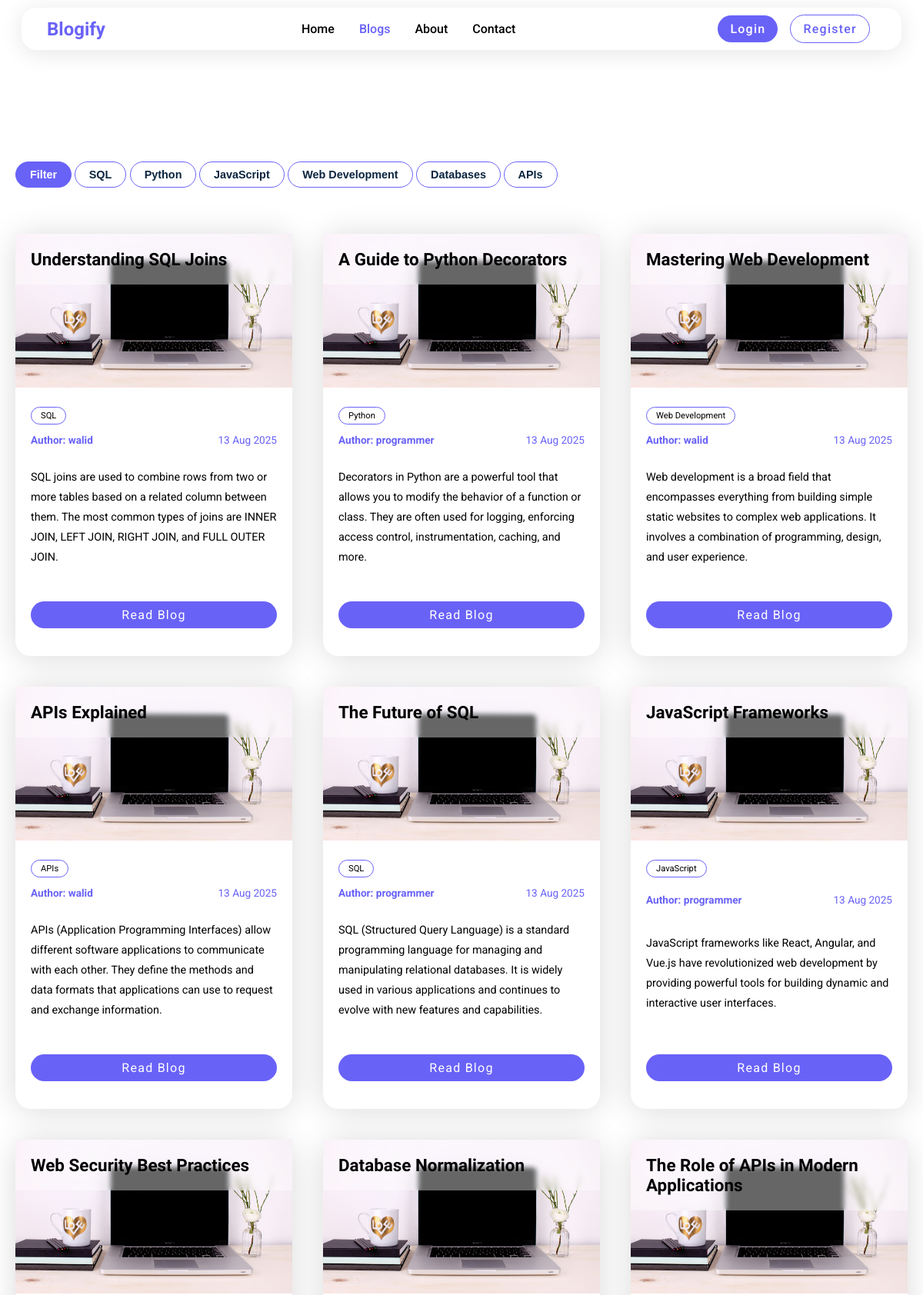
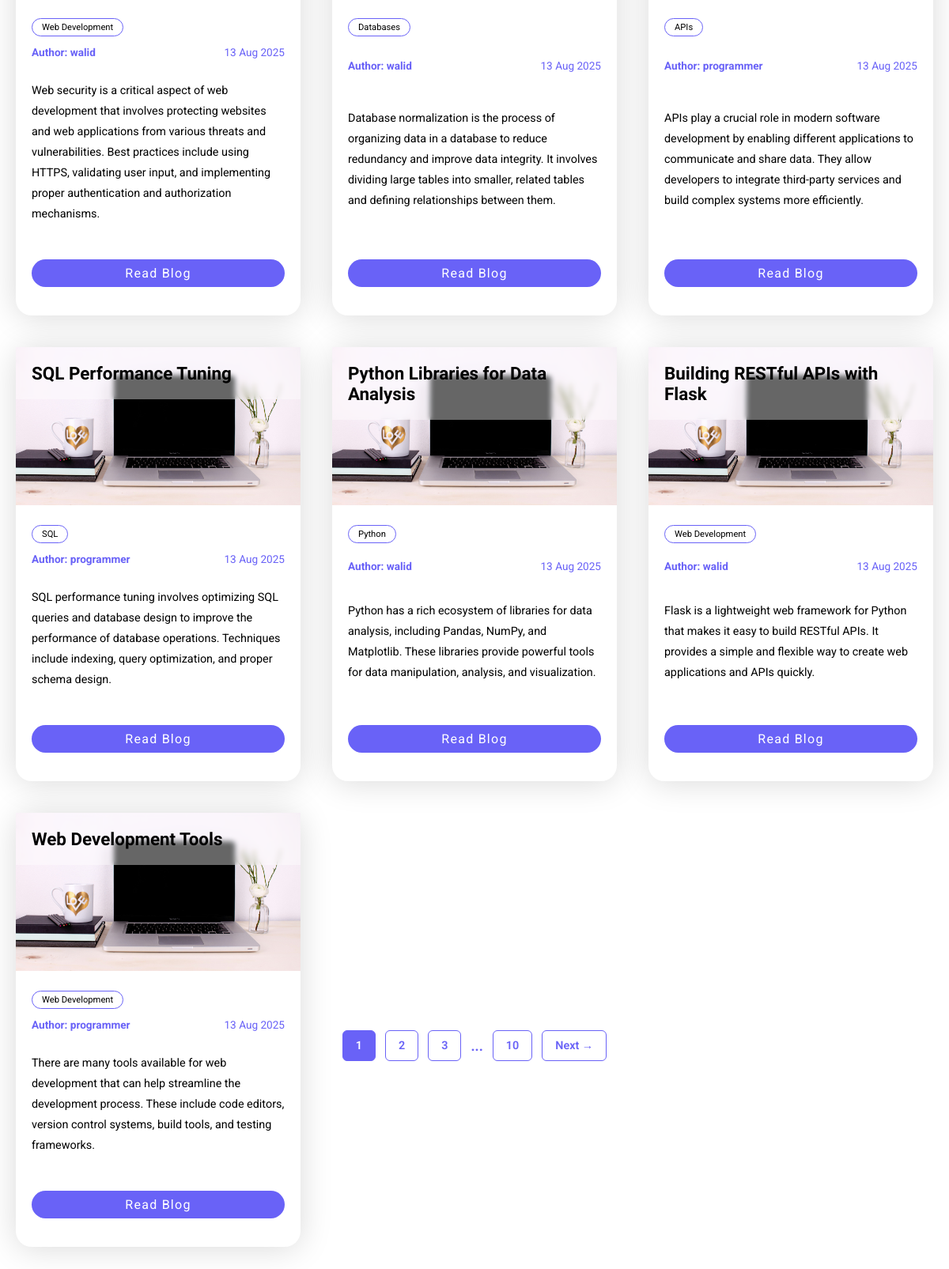
Screenshot of /blog.php with the database file from the repository (2 pictures, top to bottom).
### tables this page shows
CREATE TABLE IF NOT EXISTS categories (
                                          id INT AUTO_INCREMENT PRIMARY KEY,
                                          name VARCHAR(100) NOT NULL UNIQUE,
                                          created_at TIMESTAMP DEFAULT CURRENT_TIMESTAMP
);

CREATE TABLE IF NOT EXISTS blogs (
                                     id INT AUTO_INCREMENT PRIMARY KEY,
                                     title VARCHAR(255) NOT NULL,
                                     content TEXT NOT NULL,
                                     author_id INT NOT NULL,
                                     is_published BOOLEAN DEFAULT FALSE,
                                     created_at TIMESTAMP DEFAULT CURRENT_TIMESTAMP,
                                     updated_at TIMESTAMP DEFAULT CURRENT_TIMESTAMP ON UPDATE CURRENT_TIMESTAMP,
                                     FOREIGN KEY (author_id) REFERENCES users(id) ON DELETE CASCADE
);

CREATE TABLE IF NOT EXISTS users (
                                     id INT AUTO_INCREMENT PRIMARY KEY,
                                     username VARCHAR(50) NOT NULL UNIQUE,
                                     email VARCHAR(100) NOT NULL UNIQUE,
                                     password VARCHAR(255) NOT NULL,
                                     admin BOOLEAN NOT NULL DEFAULT 0,
                                     is_active BOOLEAN NOT NULL DEFAULT 1,
                                     created_at TIMESTAMP DEFAULT CURRENT_TIMESTAMP

);

### includes/helpers.php (called while the page is built, shortened)
<?php
function activeLink($pageName) {
    $currentPage = basename($_SERVER["SCRIPT_FILENAME"]);
    return $currentPage === $pageName ? "active" : "";
}
function isLoggedIn() {
    return isset($_SESSION["logged_in"]) && $_SESSION["logged_in"] === true;
}
function day_month_year($date) {
    $timestamp = strtotime($date);
    return date('d M Y', $timestamp);
}

### controllers/blogController.php (called while the page is built, shortened)
<?php
require_once __DIR__ . '/../includes/helpers.php';
require_once __DIR__ . '/../models/blog.php';
class BlogController {
    private $blogModel;
    public function __construct() {
        $this->blogModel = new Blog();
    }
    public function index() {
        if (!isLoggedIn() || isAdmin()) {
            $blogs = $this->blogModel->getAllBlogsWithCategories();
        } else {
            $blogs = $this->blogModel->getBlogsWithCategoriesByAuthor($_SESSION['user_id']);
            $totalBlogs = $this->blogModel->getBlogStatusCountsByAuthor($_SESSION['user_id']);
        }
        $categories = $this->blogModel->getCategories();
        require __DIR__ . '/../view/blogsView.php';
    }
}

### config/database.php (called while the page is built, shortened)
<?php
class Database {
    private $host;
    private $user;
    private $password;
    private $dbname;
    private $pdo;
    public function __construct($autoSetup = false) {
        $this->host = $_ENV['DB_HOST'];
        $this->user = $_ENV['DB_USER'];
        $this->password = $_ENV['DB_PASS'];
        $this->dbname = $_ENV['DB_NAME'];
    }
    private function connect() {
        $dsn = "mysql:host={$this->host};dbname={$this->dbname};charset=utf8mb4";
        try {
            $this->pdo = new PDO($dsn, $this->user, $this->password);
            $this->pdo->setAttribute(PDO::ATTR_ERRMODE, PDO::ERRMODE_EXCEPTION);
        } catch (PDOException $e) {
            die("Connection failed: " . $e->getMessage());
        }
    }
    public function getConnection() {
        return $this->pdo;
    }
}

### models/blog.php (called while the page is built, shortened)
<?php
require_once __DIR__ . '/../config/database.php';
class Blog {
    private $pdo;
    public function __construct() {
        $db = new Database();
        $this->pdo  = $db->getConnection();
    }
    public function getAllBlogsWithCategories() {
        $query = "SELECT b.id, b.title, b.content, b.author_id, b.created_at, b.updated_at, b.is_published, u.username,
        GROUP_CONCAT(c.name ORDER BY c.name SEPARATOR ', ') AS category_names
        FROM blogs b
            LEFT JOIN blog_categories bc ON b.id = bc.blog_id
            LEFT JOIN categories c ON bc.category_id = c.id
            LEFT JOIN users u ON b.author_id = u.id
        WHERE b.is_published = 1
        GROUP BY b.id, b.title, b.content, b.author_id, b.created_at, b.updated_at, b.is_published, u.username
        ORDER BY b.created_at DESC";
        return $this->pdo->query($query)->fetchAll(PDO::FETCH_ASSOC);
    }
    public function getCategories() {
        $query = "SELECT * FROM categories";
        return $this->pdo->query($query)->fetchAll(PDO::FETCH_ASSOC);
    }
}

### view/blogsView.php (the view, shortened to what this page needs)
<div class="container">
    <div class="blog-page">
        <?php if (!empty($blogs)): ?>
            <div class="filter-bar">
                    <div class="filters">
                        <button class="filter-btn active">Filter</button>
                        <?php foreach ($categories as $category): ?>
                            <button class="filter-btn"><?php echo htmlspecialchars($category['name']); ?></button>
                        <?php endforeach; ?>
                    </div>
            </div>
            <div class="blogs-wrapper">
                    <?php foreach ($blogs as $blog): ?>
                        <div class="blog" id="blogCard">
                            <img src="/assets/images/laptop.jpg" alt="Blog Post Image">
                            <div class="content">
                                <h2><?php echo htmlspecialchars($blog['title']); ?></h2>
                                <div class="tags">
                                    <?php if (!empty($blog['category_names'])): ?>
                                        <?php foreach (explode(', ', $blog['category_names']) as $cat): ?>
                                            <span class="tag"><?php echo htmlspecialchars($cat); ?></span>
                                        <?php endforeach; ?>
                                    <?php else: ?>
                                        <span class="tag">Uncategorized</span>
                                    <?php endif; ?>
                                </div>
                                <div class="author">
                                    <span class="author-name">Author: <?php echo htmlspecialchars($blog['username']); ?></span>
                                    <span class="created-date"><?php echo day_month_year($blog['created_at']); ?></span>
                                </div>
                                <p><?php echo $blog['content']; ?></p>
                                <?php if(isLoggedIn() && !isAdmin()):?>
                                    <div class="blog-footer">
                                        <button class="primary-button">
                                            Read Blog
                                        </button>
                                        <form method="POST" action="/blog.php" class="publish-form">
                                            <input type="hidden" name="blog_id" value="<?php echo $blog['id']; ?>">
                                            <input type="hidden" name="is_published" value="<?php echo $blog['is_published'] ? '0' : '1'; ?>">
                                            <button name="update_blog" type="submit"
                                                    class="status-btn  <?php echo $blog['is_published'] ? 'published' : 'pending'; ?>"
                                                    data-current="<?php echo $blog['is_published'] ? 'published' : 'pending'; ?>">
                                                <?php echo $blog['is_published'] ? 'Published' : 'Pending'; ?>
                                            </button>
                                        </form>
                                    </div>
                                <?php elseif(!isLoggedIn() || isAdmin()):?>
                                    <button class="primary-button with-icon">
                                        Read Blog
                                    </button>
                                <?php endif;?>
                            </div>
                        </div>
                    <?php endforeach; ?>
                    <div class="pagination">
                        <a href="#" class="page-link active">1</a>
                        <a href="#" class="page-link">2</a>
                        <a href="#" class="page-link">3</a>
                        <span class="dots">...</span>
                        <a href="#" class="page-link">10</a>
                        <a href="#" class="next-btn">Next →</a>
                    </div>
            </div>
        <?php else: ?>
            <?php include __DIR__ . '/../components/emptyPage.php'; ?>
        <?php endif; ?>
    </div>
</div>

### components/header.php (shortened to what this page needs)
<!DOCTYPE html>
<html lang="en">
<head>
    <link rel="stylesheet" href="https://cdnjs.cloudflare.com/ajax/libs/font-awesome/6.5.0/css/all.min.css">
    <link rel="stylesheet" href="assets/css/main.css?v=<?php echo time(); ?>">
</head>
<body>
<?php include "navigation.php"; ?>

### components/navigation.php (shortened to what this page needs)
<nav class="navbar">
    <a href="/index.php" class="logo">Blogify</a>
    <ul class="menu">
        <?php if (isLoggedIn() && !isAdmin()) : ?>
            <li><a class="<?php echo activeLink('todo.php') ?>" href="/todo.php">Planner</a></li>
            <li><a class="<?php echo activeLink('blog.php') ?>" href="/blog.php">Blogs</a></li>
        <?php elseif (isLoggedIn() && isAdmin()) : ?>
            <li><a class="<?php echo activeLink('todo.php') ?>" href="/todo.php">Planner</a></li>
            <li><a class="<?php echo activeLink('blog.php') ?>" href="/blog.php">Blogs</a></li>
            <li><a class="<?php echo activeLink('users.php') ?>" href="/users.php">Users</a></li>
        <?php else : ?>
            <li><a class="<?php echo activeLink('index.php') ?>" href="/index.php">Home</a></li>
            <li><a class="<?php echo activeLink('blog.php') ?>" href="/blog.php">Blogs</a></li>
            <li><a href="/about">About</a></li>
            <li><a class="<?php echo activeLink('contact.php') ?>" href="/contact.php">Contact</a></li>
        <?php endif; ?>
    </ul>
    <div class="nav-right">
        <?php if (isLoggedIn()) : ?>
            <a class="user-btn" href="/profile.php"><i class="fa-solid fa-user fa-fw"></i></a>
            <a class="<?php echo activeLink('logout.php') ?> primary-button nav-btn with-icon" href="/logout.php">Logout <i class="fa-solid fa-arrow-right-from-bracket"></i></a>
        <?php else : ?>
            <a class="<?php echo activeLink('login.php') ?> primary-button nav-btn" href="/login.php">Login</a>
            <a class="<?php echo activeLink('register.php') ?> secondary-button nav-btn" href="/register.php">Register</a>
        <?php endif; ?>
    </div>
</nav>

### blog.php
<?php
require_once __DIR__ . '/controllers/blogController.php';
include "components/header.php";
$blogController = new BlogController();
if ($_SERVER['REQUEST_METHOD'] === 'POST') {
    if (isset($_POST['update_blog'])) {
        $blogController->updateBlog();
    } elseif (isset($_POST['delete_blog'])) {
        $blogController->deleteBlog();
    }
} elseif (isset($_GET['action']) && $_GET['action'] === 'deleteBlog') {
    $blogController->deleteBlog();
} else {
    $blogController->index();
}
include "components/footer.php";

### rows the page displays
categories: name "SQL"
categories: name "Python"
categories: name "JavaScript"
categories: name "Web Development"
categories: name "Databases"
categories: name "APIs"
blogs: title "Understanding SQL Joins", cat "SQL", author.username "walid", created_at "13 Aug 2025", content "SQL joins are used to combine rows from two or more tables based on a related column between them. The most common types of joins are INNER JOIN, LEFT JOIN, RIGHT JOIN, and FULL OUTER JOIN."
blogs: title "A Guide to Python Decorators", cat "Python", author.username "programmer", created_at "13 Aug 2025", content "Decorators in Python are a powerful tool that allows you to modify the behavior of a function or class. They are often used for logging, enforcing access control, instrumentation, caching, and more."
blogs: title "Mastering Web Development", cat "Web Development", author.username "walid", created_at "13 Aug 2025", content "Web development is a broad field that encompasses everything from building simple static websites to complex web applications. It involves a combination of programming, design, and user experience."
blogs: title "APIs Explained", cat "APIs", author.username "walid", created_at "13 Aug 2025", content "APIs (Application Programming Interfaces) allow different software applications to communicate with each other. They define the methods and data formats that applications can use to request and exchange information."
blogs: title "The Future of SQL", cat "SQL", author.username "programmer", created_at "13 Aug 2025", content "SQL (Structured Query Language) is a standard programming language for managing and manipulating relational databases. It is widely used in various applications and continues to evolve with new features and capabilities."
blogs: title "JavaScript Frameworks", cat "JavaScript", author.username "programmer", created_at "13 Aug 2025", content "JavaScript frameworks like React, Angular, and Vue.js have revolutionized web development by providing powerful tools for building dynamic and interactive user interfaces."
blogs: title "Web Security Best Practices", cat "Web Development", author.username "walid", created_at "13 Aug 2025", content "Web security is a critical aspect of web development that involves protecting websites and web applications from various threats and vulnerabilities. Best practices include using HTTPS, validating user input, and implementing proper authentication and authorization mechanisms."
blogs: title "Database Normalization", cat "Databases", author.username "walid", created_at "13 Aug 2025", content "Database normalization is the process of organizing data in a database to reduce redundancy and improve data integrity. It involves dividing large tables into smaller, related tables and defining relationships between them."
blogs: title "The Role of APIs in Modern Applications", cat "APIs", author.username "programmer", created_at "13 Aug 2025", content "APIs play a crucial role in modern software development by enabling different applications to communicate and share data. They allow developers to integrate third-party services and build complex systems more efficiently."
blogs: title "SQL Performance Tuning", cat "SQL", author.username "programmer", created_at "13 Aug 2025", content "SQL performance tuning involves optimizing SQL queries and database design to improve the performance of database operations. Techniques include indexing, query optimization, and proper schema design."
blogs: title "Python Libraries for Data Analysis", cat "Python", author.username "walid", created_at "13 Aug 2025", content "Python has a rich ecosystem of libraries for data analysis, including Pandas, NumPy, and Matplotlib. These libraries provide powerful tools for data manipulation, analysis, and visualization."
blogs: title "Building RESTful APIs with Flask", cat "Web Development", author.username "walid", created_at "13 Aug 2025", content "Flask is a lightweight web framework for Python that makes it easy to build RESTful APIs. It provides a simple and flexible way to create web applications and APIs quickly."
blogs: title "Web Development Tools", cat "Web Development", author.username "programmer", created_at "13 Aug 2025", content "There are many tools available for web development that can help streamline the development process. These include code editors, version control systems, build tools, and testing frameworks."
